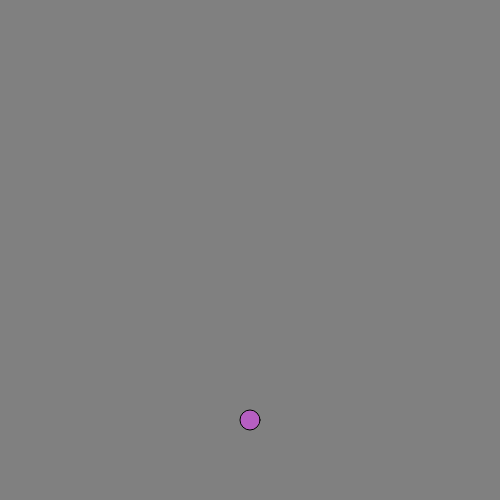
Frame 1 (no input)
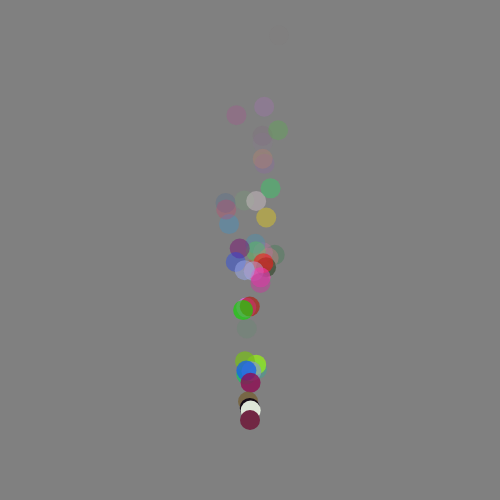
Frame 60 (no input)
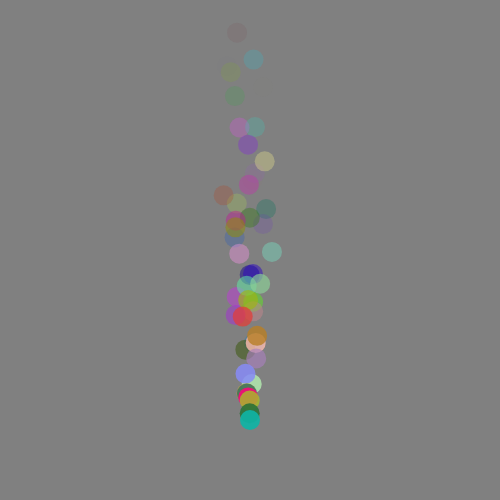
Frame 120 (the mouse pressed at the canvas centre since frame 60)

The p5.js sketch that drew these frames (run headless with seeded random() and noise() and a simulated clock; from frame 60 on, the mouse is pressed at the canvas centre):

// p5.js sketch
// ── sketch.js
let myCar1;
let cars = [];

function setup() {
  createCanvas(500, 500);

//  for (let i = 0; i < 20; i++) {
//    cars.push(new Car());
//  }

}

function draw() {
  background('grey');
  cars.push(new Car());


  for (let i = 0; i < cars.length; i++) {
    cars[i].display();
    cars[i].move();
    if (cars[i].a <= 0 ) {
      cars.splice(i, 1);
    }
  }
}


class Car {

  constructor() {
    // attributes
    this.pos = createVector(width/2, height-80);
    this.vel = createVector(random(-.8, .8), random(-10, -5));
    this.r = random(255);
    this.g = random(255);
    this.b = random(255);
    this.a = random(200, 255);
  }

  // methods

  display() {
    fill(this.r, this.g, this.b, this.a);
    ellipse(this.pos.x, this.pos.y, 20);
    noStroke();
  }

  move() {
    this.pos.add(this.vel);
    this.a = this.a -5;
  //  if (this.pos.x > width) this.pos.x = 0;
  //  if (this.pos.x < 0) this.pos.x = width;
  //  if (this.pos.y > height) this.pos.y = 0;
  //  if (this.pos.y < 0) this.pos.y = height;
  }

}
